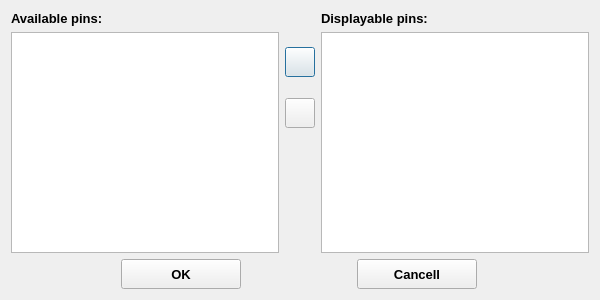
<?xml version="1.0" encoding="UTF-8"?>
<ui version="4.0">
 <class>Dialog_Select_Displayable_Pins</class>
 <widget class="QDialog" name="Dialog_Select_Displayable_Pins">
  <property name="windowModality">
   <enum>Qt::ApplicationModal</enum>
  </property>
  <property name="geometry">
   <rect>
    <x>0</x>
    <y>0</y>
    <width>600</width>
    <height>300</height>
   </rect>
  </property>
  <property name="sizePolicy">
   <sizepolicy hsizetype="Fixed" vsizetype="Fixed">
    <horstretch>0</horstretch>
    <verstretch>0</verstretch>
   </sizepolicy>
  </property>
  <property name="minimumSize">
   <size>
    <width>600</width>
    <height>300</height>
   </size>
  </property>
  <property name="maximumSize">
   <size>
    <width>600</width>
    <height>300</height>
   </size>
  </property>
  <property name="font">
   <font>
    <family>Tahoma</family>
    <pointsize>10</pointsize>
    <weight>75</weight>
    <bold>true</bold>
   </font>
  </property>
  <property name="contextMenuPolicy">
   <enum>Qt::DefaultContextMenu</enum>
  </property>
  <property name="windowTitle">
   <string>Select displayable pins</string>
  </property>
  <property name="sizeGripEnabled">
   <bool>false</bool>
  </property>
  <property name="modal">
   <bool>true</bool>
  </property>
  <layout class="QGridLayout" name="gridLayout">
   <item row="0" column="0">
    <widget class="QLabel" name="label_all">
     <property name="minimumSize">
      <size>
       <width>250</width>
       <height>0</height>
      </size>
     </property>
     <property name="maximumSize">
      <size>
       <width>16777215</width>
       <height>30</height>
      </size>
     </property>
     <property name="text">
      <string>Available pins:</string>
     </property>
    </widget>
   </item>
   <item row="0" column="1" rowspan="2">
    <spacer name="verticalSpacer">
     <property name="orientation">
      <enum>Qt::Vertical</enum>
     </property>
     <property name="sizeType">
      <enum>QSizePolicy::Fixed</enum>
     </property>
     <property name="sizeHint" stdset="0">
      <size>
       <width>20</width>
       <height>30</height>
      </size>
     </property>
    </spacer>
   </item>
   <item row="0" column="2">
    <widget class="QLabel" name="label_sel">
     <property name="minimumSize">
      <size>
       <width>250</width>
       <height>0</height>
      </size>
     </property>
     <property name="maximumSize">
      <size>
       <width>16777215</width>
       <height>30</height>
      </size>
     </property>
     <property name="text">
      <string>Displayable pins:</string>
     </property>
    </widget>
   </item>
   <item row="1" column="0" rowspan="5">
    <widget class="QListView" name="listView_All">
     <property name="minimumSize">
      <size>
       <width>250</width>
       <height>220</height>
      </size>
     </property>
     <property name="editTriggers">
      <set>QAbstractItemView::NoEditTriggers</set>
     </property>
     <property name="selectionBehavior">
      <enum>QAbstractItemView::SelectRows</enum>
     </property>
    </widget>
   </item>
   <item row="1" column="2" rowspan="5">
    <widget class="QListView" name="listView_Sel">
     <property name="minimumSize">
      <size>
       <width>250</width>
       <height>220</height>
      </size>
     </property>
     <property name="editTriggers">
      <set>QAbstractItemView::NoEditTriggers</set>
     </property>
     <property name="selectionBehavior">
      <enum>QAbstractItemView::SelectRows</enum>
     </property>
    </widget>
   </item>
   <item row="2" column="1">
    <widget class="QPushButton" name="pushButton_Add">
     <property name="enabled">
      <bool>true</bool>
     </property>
     <property name="minimumSize">
      <size>
       <width>30</width>
       <height>30</height>
      </size>
     </property>
     <property name="maximumSize">
      <size>
       <width>30</width>
       <height>30</height>
      </size>
     </property>
     <property name="text">
      <string notr="true"/>
     </property>
     <property name="icon">
      <iconset>
       <normaloff>:/Icons/arrow_right.png</normaloff>:/Icons/arrow_right.png</iconset>
     </property>
    </widget>
   </item>
   <item row="3" column="1">
    <spacer name="verticalSpacer_3">
     <property name="orientation">
      <enum>Qt::Vertical</enum>
     </property>
     <property name="sizeType">
      <enum>QSizePolicy::Fixed</enum>
     </property>
     <property name="sizeHint" stdset="0">
      <size>
       <width>20</width>
       <height>15</height>
      </size>
     </property>
    </spacer>
   </item>
   <item row="4" column="1">
    <widget class="QPushButton" name="pushButton_Del">
     <property name="minimumSize">
      <size>
       <width>30</width>
       <height>30</height>
      </size>
     </property>
     <property name="maximumSize">
      <size>
       <width>30</width>
       <height>30</height>
      </size>
     </property>
     <property name="text">
      <string notr="true"/>
     </property>
     <property name="icon">
      <iconset>
       <normaloff>:/Icons/arrow_left.png</normaloff>:/Icons/arrow_left.png</iconset>
     </property>
    </widget>
   </item>
   <item row="5" column="1">
    <spacer name="verticalSpacer_2">
     <property name="orientation">
      <enum>Qt::Vertical</enum>
     </property>
     <property name="sizeHint" stdset="0">
      <size>
       <width>20</width>
       <height>106</height>
      </size>
     </property>
    </spacer>
   </item>
   <item row="6" column="0" colspan="3">
    <layout class="QHBoxLayout" name="horizontalLayout">
     <item>
      <widget class="QPushButton" name="pushButton_Ok">
       <property name="minimumSize">
        <size>
         <width>120</width>
         <height>30</height>
        </size>
       </property>
       <property name="maximumSize">
        <size>
         <width>120</width>
         <height>16777215</height>
        </size>
       </property>
       <property name="text">
        <string>OK</string>
       </property>
      </widget>
     </item>
     <item>
      <widget class="QPushButton" name="pushButton_Cancell">
       <property name="minimumSize">
        <size>
         <width>120</width>
         <height>30</height>
        </size>
       </property>
       <property name="maximumSize">
        <size>
         <width>120</width>
         <height>16777215</height>
        </size>
       </property>
       <property name="text">
        <string>Cancell</string>
       </property>
      </widget>
     </item>
    </layout>
   </item>
  </layout>
 </widget>
 <resources/>
 <connections/>
</ui>
